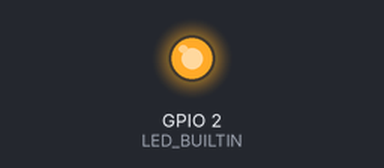
Simulated run of this sketch. Board: ESP8266 (NodeMCU). On the bench: output pins drawn as LEDs (lit = HIGH, except the on-board LED, lit = LOW). Dashed ring = blinking. WiFi joins after 1.5 s; servers stay silent unless stated; network time is answered at once with the bench clock; the local clock reads 2024-03-15 10:24:30 at power-on unless the sketch sets it; what the sketch prints to the serial monitor is not drawn.

Above: at 0.7 s.
At 2.83 s:
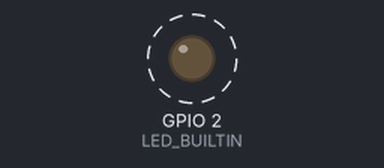
Timing chart, 0 to 3.1 s (numbered marks = the images above):
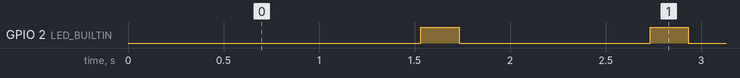

Measured:
- by itself, GPIO 2 (LED_BUILTIN): alternates HIGH for 0.20 s and LOW for 1.0 s

The sketch:

ntpwithmcu.ino
```cpp
#include <NTPClient.h>
#include <ESP8266WiFi.h>
#include <WiFiUdp.h>

const char *ssid     = "taketo";
const char *password = "rbc_electron";
//
//const char *ssid     = "ignas";
//const char *password = "theeconclass";
const long utcOffsetInSeconds = 60*60*2;

char daysOfTheWeek[7][12] = {"Sunday", "Monday", "Tuesday", "Wednesday", "Thursday", "Friday", "Saturday"};

// Define NTP Client to get time
WiFiUDP ntpUDP;


NTPClient timeClient(ntpUDP, "pool.ntp.org", utcOffsetInSeconds);

void setup(){
pinMode(LED_BUILTIN, OUTPUT);

  Serial.begin(115200);

  WiFi.begin(ssid, password);


  timeClient.begin();
}

void loop() {
    while ( WiFi.status() != WL_CONNECTED ) {
    delay ( 500 );
    Serial.print ( "." );
  }

  timeClient.update();

  Serial.print(daysOfTheWeek[timeClient.getDay()]);
  Serial.print(", ");
  Serial.print(timeClient.getHours());
  Serial.print(":");
  Serial.print(timeClient.getMinutes());
  Serial.print(":");
  Serial.println(timeClient.getSeconds());
//  Serial.println(timeClient.getFormattedTime());

  digitalWrite(LED_BUILTIN, HIGH);   // turn the LED on (HIGH is the voltage level)
  delay(200);                       // wait for a second
  digitalWrite(LED_BUILTIN, LOW);    // turn the LED off by making the voltage LOW
  delay(1000);
}
```
